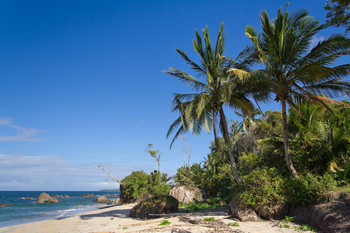
#> input picture images/beach.png, 350 x 233 px
$ python 07c_color2D_histogram.py
#> lines starting #> are read from the running program, lines starting #| are printed output that depends on the picture
from matplotlib import pyplot as plt
import numpy as np
import cv2

def histogram_2d(title, img):
    chans = cv2.split(img)
    colors = "BGR"

    ## figsize in inches, results in (200x600 pixels)
    fig = plt.figure(figsize=(9,3))

    ## Plot a 2D color histogram for green and blue
    for i in range(3):
        sub = 131+i
        j = (i+1)%3
        ax = fig.add_subplot(sub)
        hist = cv2.calcHist([chans[i], chans[j]], [0, 1], None, [32, 32], [0, 256, 0, 256])
        p = ax.imshow(hist, interpolation = "nearest")
        ax.set_title(colors[i]+" and "+colors[j])
    plt_path = "output/"+title.replace(" ", "_")+".jpg"
    plt.savefig(plt_path)

path = "../images/beach.png"
image = cv2.imread(path)
#> image is the input picture: shape (233, 350, 3); mean B, G, R 136, 110.4, 78.6
cv2.imshow("Original", image)

histogram_2d("2D color histogram", image)
#> the loop in histogram_2d, `for i in range(3):` made 3 passes
#> pass 1, in histogram_2d, `hist = cv2.calcHist([chans[i], chans[j]], [0, 1], None, [32, 32], [0, ..`:
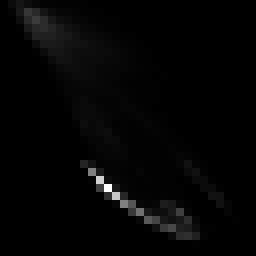
#> hist: shape (32, 32) float32 (shown 8 times larger); min 0, max 4300, mean 79.6; drawn with min black and max white
#> pass 2, in histogram_2d, `hist = cv2.calcHist([chans[i], chans[j]], [0, 1], None, [32, 32], [0, ..`:
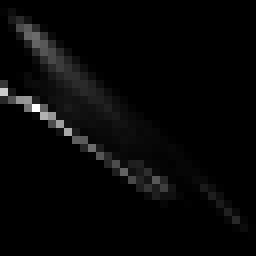
#> hist: shape (32, 32) float32 (shown 8 times larger); min 0, max 2800, mean 79.6; drawn with min black and max white
#> pass 3, in histogram_2d, `hist = cv2.calcHist([chans[i], chans[j]], [0, 1], None, [32, 32], [0, ..`:
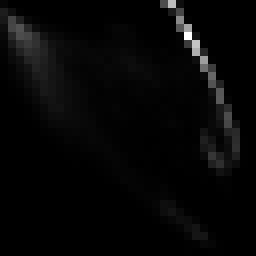
#> hist: shape (32, 32) float32 (shown 8 times larger); min 0, max 2991, mean 79.6; drawn with min black and max white
#> in histogram_2d, `plt.savefig(plt_path)`:
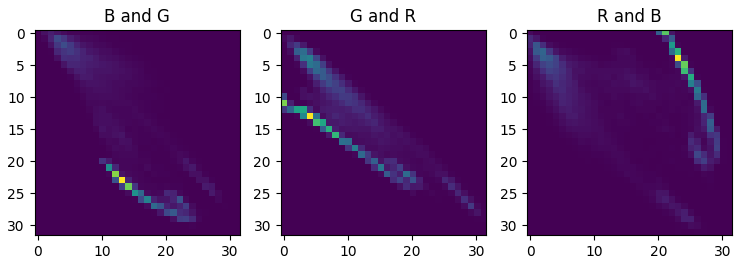
#> figure drawn by matplotlib, 3 panels

chans = cv2.split(image)
colors = ("b", "g", "r")

## figsize in inches, results in (200x600 pixels)
fig = plt.figure(figsize=(6,2))


## Plot a 2D color histogram for green and blue
ax = fig.add_subplot(131)
hist = cv2.calcHist([chans[1], chans[0]], [0, 1], None, [32, 32], [0, 256, 0, 256])
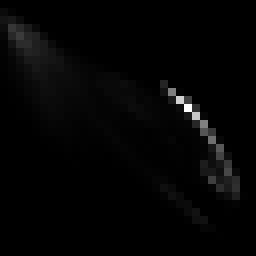
#> hist: shape (32, 32) float32 (shown 8 times larger); min 0, max 4300, mean 79.6; drawn with min black and max white
p = ax.imshow(hist, interpolation = "nearest")
ax.set_title("2D for G and B")
##plt.colorbar(p)

ax = fig.add_subplot(132)
hist = cv2.calcHist([chans[1], chans[2]], [0, 1], None, [32, 32], [0, 256, 0, 256])
p = ax.imshow(hist, interpolation = "nearest")
ax.set_title("2D for G and R")
##plt.colorbar(p)

ax = fig.add_subplot(133)
hist = cv2.calcHist([chans[0], chans[2]], [0, 1], None, [32, 32], [0, 256, 0, 256])
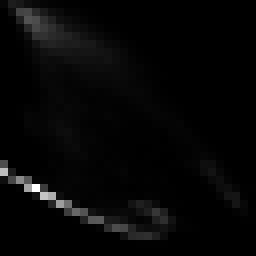
#> hist: shape (32, 32) float32 (shown 8 times larger); min 0, max 2991, mean 79.6; drawn with min black and max white
p = ax.imshow(hist, interpolation = "nearest")
ax.set_title("2D for B and R")
##plt.colorbar(p)

print("2D histogram shape: {}, with {} values".format(
    hist.shape, hist.flatten().shape[0]))
#| 2D histogram shape: (32, 32), with 1024 values

plt.savefig("output/histogram2D.jpg")
plt.show()

$ run again, with images/coins.png copied over images/beach.png
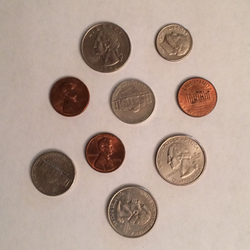
#> input picture images/coins.png, 250 x 250 px
#> image is the input picture: shape (250, 250, 3); mean B, G, R 147.7, 159.9, 180.7
#> in histogram_2d, `plt.savefig(plt_path)`:
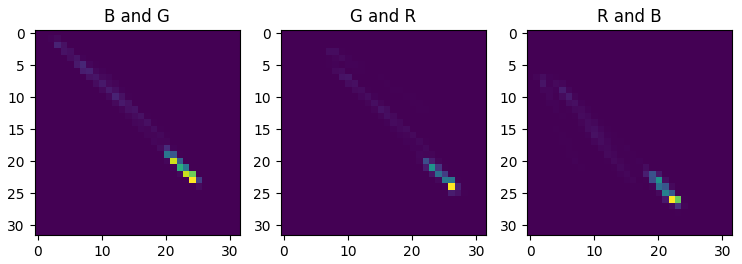
#> figure drawn by matplotlib, 3 panels
#| 2D histogram shape: (32, 32), with 1024 values
#> `plt.savefig("output/histogram2D.jpg")`:
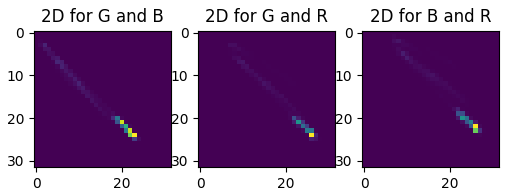
#> figure drawn by matplotlib, 3 panels

$ run again, with images/wave.png copied over images/beach.png
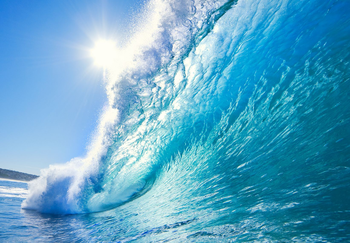
#> input picture images/wave.png, 350 x 243 px
#> image is the input picture: shape (243, 350, 3); mean B, G, R 199.1, 166.5, 93.5
#> in histogram_2d, `plt.savefig(plt_path)`:
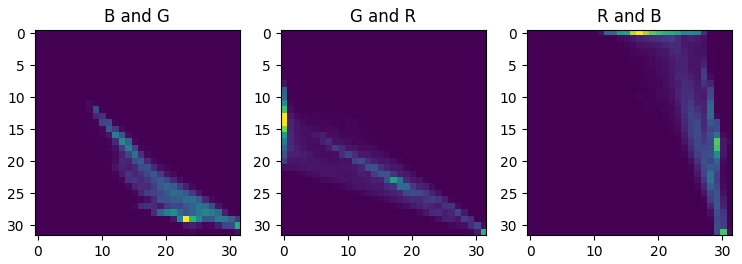
#> figure drawn by matplotlib, 3 panels
#> `hist = cv2.calcHist([chans[0], chans[2]], [0, 1], None, [32, 32], [0, ..`:
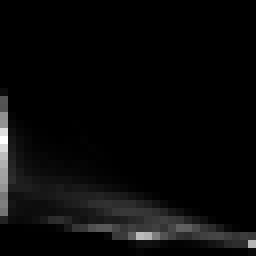
#> hist: shape (32, 32) float32 (shown 8 times larger); min 0, max 2330, mean 83.1; drawn with min black and max white
#| 2D histogram shape: (32, 32), with 1024 values
